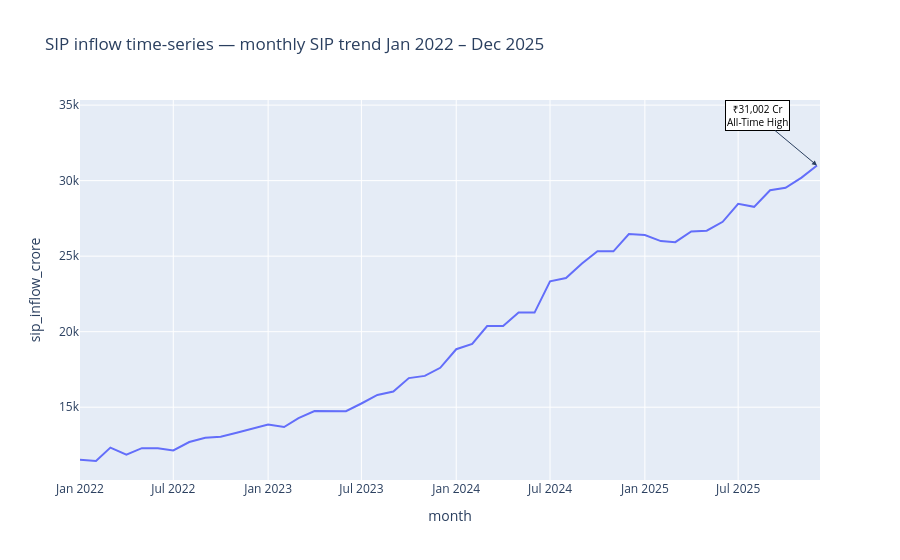

Notebook cell for this chart:
### Code cell
fig=px.line(
    monthly_sip_inflows,
    x='month',
    y='sip_inflow_crore',
    title='SIP inflow time-series — monthly SIP trend Jan 2022 – Dec 2025')

fig.add_annotation(
    x='2025-12-01',      # or pd.Timestamp('2025-12-01')
    y=31002,
    text='₹31,002 Cr<br>All-Time High',
    showarrow=True,
    arrowhead=2,
    ax=-60,
    ay=-50,
    bgcolor='white',
    bordercolor='black',
    font=dict(size=10, color='black')
)
fig.show()
